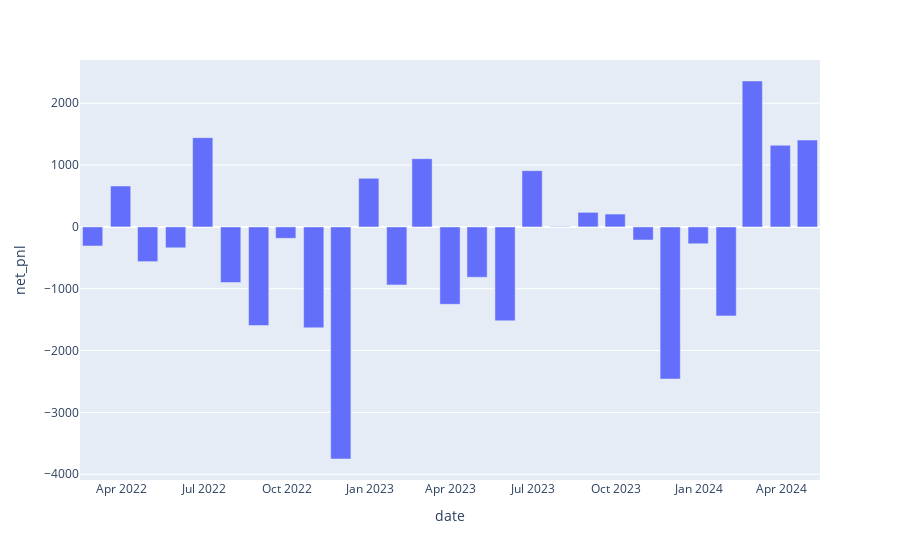

Notebook cell for this chart:
### Code cell
px.bar(monthly_df,x=monthly_df.index,y="net_pnl")

### Figure 1 — Plotly figure (JSON) as saved in the notebook; plotly's stock layout.template omitted (floating-point values rounded to 4 significant figures)
{"data": [{"alignmentgroup": "True", "hovertemplate": "date=%{x}<br>net_pnl=%{y}<extra></extra>", "legendgroup": "", "marker": {"color": "#636efa", "pattern": {"shape": ""}}, "name": "", "offsetgroup": "", "orientation": "v", "showlegend": false, "textposition": "auto", "type": "bar", "x": ["2022-02-28T00:00:00", "2022-03-31T00:00:00", "2022-04-30T00:00:00", "2022-05-31T00:00:00", "2022-06-30T00:00:00", "2022-07-31T00:00:00", "2022-08-31T00:00:00", "2022-09-30T00:00:00", "2022-10-31T00:00:00", "2022-11-30T00:00:00", "2022-12-31T00:00:00", "2023-01-31T00:00:00", "2023-02-28T00:00:00", "2023-03-31T00:00:00", "2023-04-30T00:00:00", "2023-05-31T00:00:00", "2023-06-30T00:00:00", "2023-07-31T00:00:00", "2023-08-31T00:00:00", "2023-09-30T00:00:00", "2023-10-31T00:00:00", "2023-11-30T00:00:00", "2023-12-31T00:00:00", "2024-01-31T00:00:00", "2024-02-29T00:00:00", "2024-03-31T00:00:00", "2024-04-30T00:00:00"], "xaxis": "x", "y": [-308.7, 661.2, -561.7, -337.8, 1443.0, -898.8, -1595.0, -184.2, -1631.0, -3754.0, 785.9, -937.8, 1104.0, -1252.0, -814.8, -1519.0, 909.4, 6.84, 235.5, 207.7, -211.6, -2461.0, -272.4, -1439.0, 2360.0, 1320.0, 1405.0], "yaxis": "y"}], "layout": {"barmode": "relative", "legend": {"tracegroupgap": 0}, "margin": {"t": 60}, "xaxis": {"anchor": "y", "domain": [0, 1], "title": {"text": "date"}}, "yaxis": {"anchor": "x", "domain": [0, 1], "title": {"text": "net_pnl"}}}}
